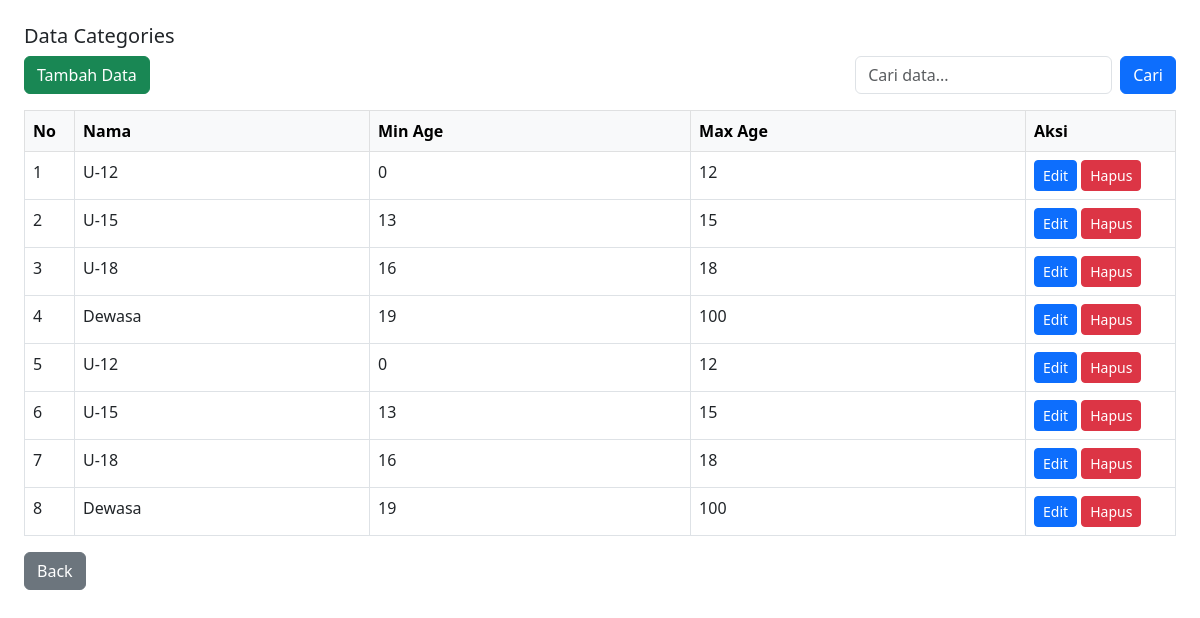
Page /categori.view.php on the earlier database version.
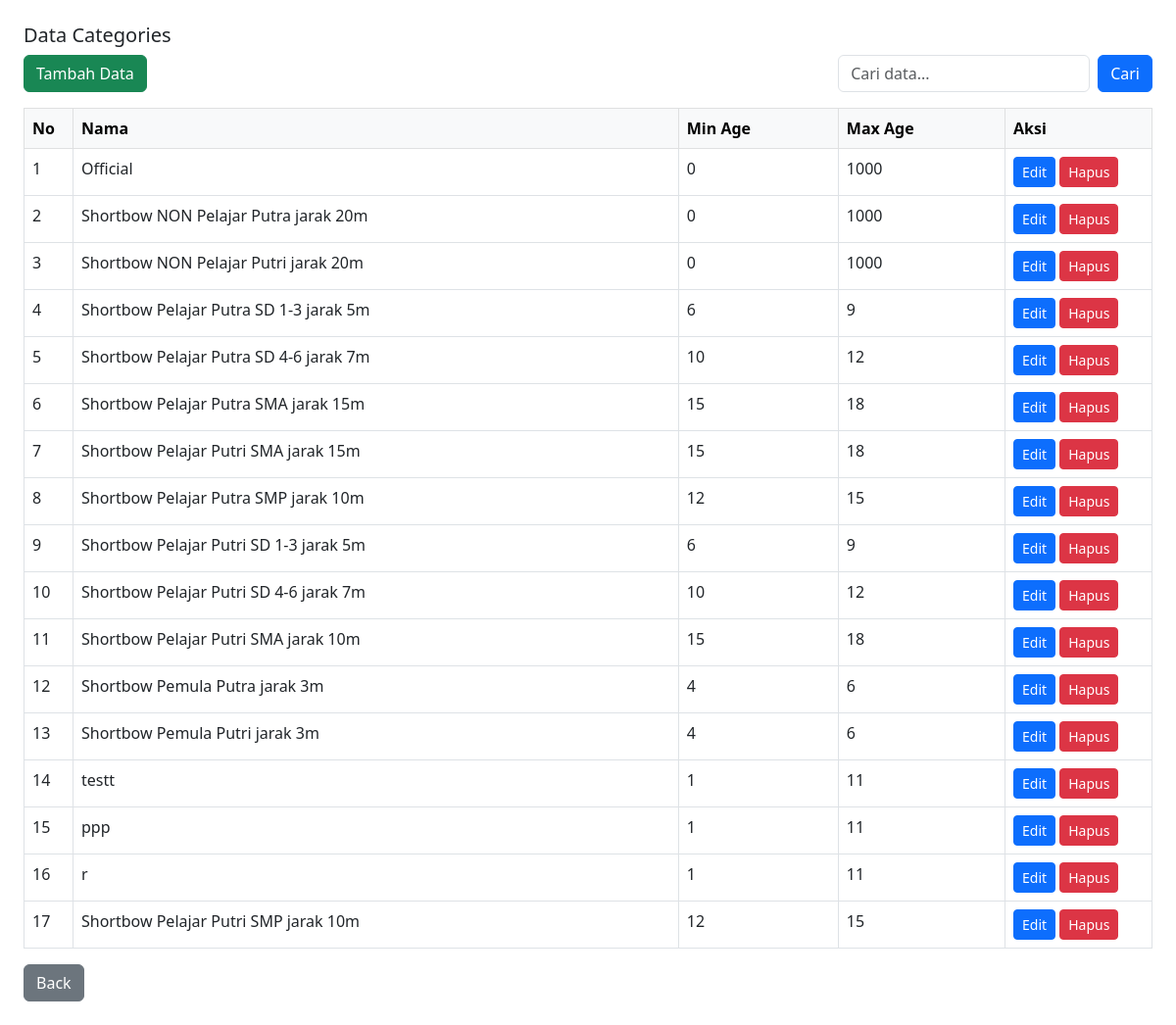
Same page on the later database version.
### tables this page shows
CREATE TABLE `categories` (
  `id` int NOT NULL,
  `name` varchar(50) NOT NULL,
  `min_age` int NOT NULL,
  `max_age` int NOT NULL,
  `gender` enum('Laki-laki','Perempuan','Campuran') DEFAULT 'Campuran',
  `max_participants` int DEFAULT '32',
  `status` enum('active','inactive') DEFAULT 'active',
  `created_at` timestamp NULL DEFAULT CURRENT_TIMESTAMP,
  `updated_at` timestamp NULL DEFAULT CURRENT_TIMESTAMP ON UPDATE CURRENT_TIMESTAMP
);

### categori.view.php (the view, shortened to what this page needs)
<?php
include 'panggil.php';
$search = '';
$sql = "SELECT * FROM categories";
$sql .= " ORDER BY id ASC";
$result = $conn->query($sql);
?>
<!DOCTYPE html>
<html lang="en">
<head>
    <link href="https://cdn.jsdelivr.net/npm/bootstrap@5.3.0/dist/css/bootstrap.min.css" rel="stylesheet">
</head>
<body class="p-4">
    <h5>Data Categories</h5>
    <div class="d-flex justify-content-between mb-3">
        <button type="button" class="btn btn-success" data-bs-toggle="modal" data-bs-target="#addModal">
            Tambah Data
        </button>
        <form class="d-flex" method="get">
            <input class="form-control me-2" type="search" name="q" value="<?= htmlspecialchars($search) ?>" placeholder="Cari data...">
            <button class="btn btn-primary" type="submit">Cari</button>
        </form>
    </div>
    <table class="table table-bordered">
        <thead class="table-light">
            <tr>
                <th style="width: 50px;">No</th>
                <th>Nama</th>
                <th>Min Age</th>
                <th>Max Age</th>
                <th style="width: 150px;">Aksi</th>
            </tr>
        </thead>
        <tbody>
            <?php
            $no = 1;
            while ($row = $result->fetch_assoc()):
            ?>
            <tr>
                <td><?= $no++; ?></td>
                <td><?= htmlspecialchars($row['name']); ?></td>
                <td><?= htmlspecialchars($row['min_age']); ?></td>
                <td><?= htmlspecialchars($row['max_age']); ?></td>
                <td>
                    <button class="btn btn-sm btn-primary" onclick="editData(<?= $row['id'] ?>, '<?= addslashes($row['name']) ?>', <?= $row['min_age'] ?>, <?= $row['max_age'] ?>)">
                        Edit
                    </button>
                    <button class="btn btn-sm btn-danger" onclick="deleteData(<?= $row['id'] ?>, '<?= addslashes($row['name']) ?>')">
                        Hapus
                    </button>
                </td>
            </tr>
            <?php endwhile; ?>
        </tbody>
    </table>
    <a href="dashboard.php" class="btn btn-secondary">Back</a>
</body>
</html>

Differences in the rows shown:
removed categories: name "U-12", min_age "0", max_age "12"
removed categories: name "U-15", min_age "13", max_age "15"
removed categories: name "U-18", min_age "16", max_age "18"
removed categories: name "Dewasa", min_age "19", max_age "100"
removed categories: name "U-12", min_age "0", max_age "12"
removed categories: name "U-15", min_age "13", max_age "15"
removed categories: name "U-18", min_age "16", max_age "18"
removed categories: name "Dewasa", min_age "19", max_age "100"
added categories: name "Official", min_age "0", max_age "1000"
added categories: name "Shortbow NON Pelajar Putra jarak 20m", min_age "0", max_age "1000"
added categories: name "Shortbow NON Pelajar Putri jarak 20m", min_age "0", max_age "1000"
added categories: name "Shortbow Pelajar Putra SD 1-3 jarak 5m", min_age "6", max_age "9"
added categories: name "Shortbow Pelajar Putra SD 4-6 jarak 7m", min_age "10", max_age "12"
added categories: name "Shortbow Pelajar Putra SMA jarak 15m", min_age "15", max_age "18"
added categories: name "Shortbow Pelajar Putri SMA jarak 15m", min_age "15", max_age "18"
added categories: name "Shortbow Pelajar Putra SMP jarak 10m", min_age "12", max_age "15"
added categories: name "Shortbow Pelajar Putri SD 1-3 jarak 5m", min_age "6", max_age "9"
added categories: name "Shortbow Pelajar Putri SD 4-6 jarak 7m", min_age "10", max_age "12"
added categories: name "Shortbow Pelajar Putri SMA jarak 10m", min_age "15", max_age "18"
added categories: name "Shortbow Pemula Putra jarak 3m", min_age "4", max_age "6"
added categories: name "Shortbow Pemula Putri jarak 3m", min_age "4", max_age "6"
added categories: name "testt", min_age "1", max_age "11"
added categories: name "ppp", min_age "1", max_age "11"
added categories: name "r", min_age "1", max_age "11"
added categories: name "Shortbow Pelajar Putri SMP jarak 10m", min_age "12", max_age "15"
